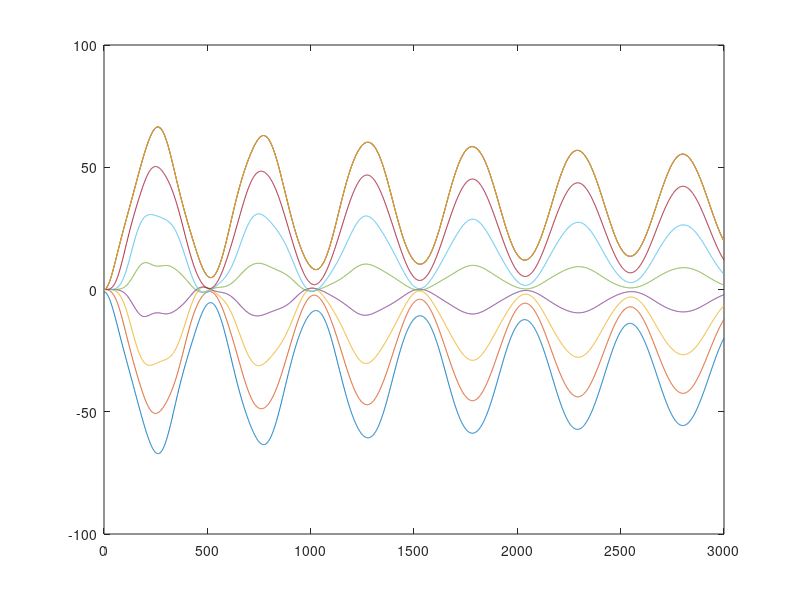
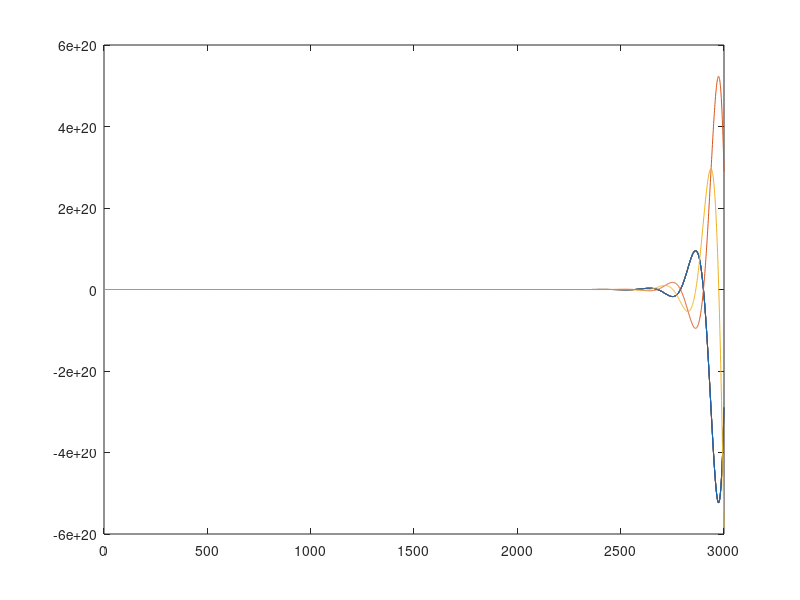

MATLAB code for these plots, in order:
% generalized expression in 2D
% three masses

clear all
close all

m = 2; % mass
h = 0.01; % step
g = 9.81; % gravitation
k = 20; % feather constant
b = 0.4; % damping constant
l = 10; % distance from equlibrium point

% Number of samples
N = 3000;

% Number of masses
Mx = 8;
My = 2;
Mtot = Mx + My;
 
x = zeros(N,Mtot,2); % allocate memory for position
v = zeros(N,Mtot,2); % allocate memory for velocity
% inital values
x(1,1,1) = -1;

% allocate memory for forces
Fk = zeros(Mtot,2);
Fb = zeros(Mtot,2);

% right is positive, up is positive
for n=2:N
    for hor = 1:Mx
        for ver = Mx+1:Mx+My
            % for all the horizontal masses
            % adding the forces from all directions acting on the mass
            if hor == 1
               Fk(hor,1) = k*((x(n-1,hor+1,1)-x(n-1,hor,1))-l);
               Fb(hor,1) = b*(v(n-1,hor+1,1)-v(n-1,hor,1));
               if ver == Mx+1
                   Fk(hor,2) = k*((x(n-1,ver+1,2) - x(n-1,ver,2))+l);
                   Fb(hor,2) = b*(v(n-1,ver+1,2) - v(n-1,ver,2));
               elseif ver == Mx+My
                   Fk(hor,2) = k*((x(n-1,ver-1,2)-x(n-1,ver,2))-l);
                   Fb(hor,2) = b*(v(n-1,ver-1,2)-v(n-1,ver,2));
               else
                   Fk(hor,2) = k*(x(n-1,ver+1,2)-x(n-1,ver,2)) + k*(x(n-1,ver-1,2) - x(n-1, ver,2));
                   Fb(hor,2) = b*(v(n-1,ver+1,2)-v(n-1,ver,2)) + b*(v(n-1,ver-1,2) - v(n-1, ver,2));
               end   
            elseif hor == Mx
               Fk(hor,1) = k*((x(n-1,hor-1,1)-x(n-1,hor,1))+l);
               Fb(hor,1) = b*(v(n-1,hor-1,1)-v(n-1,hor,1));
               if ver == Mx+1
                   Fk(hor,2) = k*((x(n-1,ver+1,2) - x(n-1,ver,2))+l);
                   Fb(hor,2) = b*(v(n-1,ver+1,2) - v(n-1,ver,2));
               elseif ver == Mx+My
                   Fk(hor,2) = k*((x(n-1,ver-1,2)-x(n-1,ver,2))-l);
                   Fb(hor,2) = b*(v(n-1,ver-1,2)-v(n-1,ver,2));
               else
                   Fk(hor,2) = k*(x(n-1,ver+1,2)-x(n-1,ver,2)) + k*(x(n-1,ver-1,2)-x(n-1,ver,2));
                   Fb(hor,2) = b*(v(n-1,ver+1,2)-v(n-1,ver,2)) + b*(v(n-1,ver-1,2)-v(n-1,ver,2));
               end   
            else
                Fk(hor,1) = k*(x(n-1,hor-1,1)-x(n-1,hor,1)) + k*(x(n-1,hor+1,1)-x(n-1,hor,1));
                Fb(hor,1) = b*(v(n-1,hor-1,1)-v(n-1,hor,1)) + b*(v(n-1,hor+1,1)-v(n-1,hor,1));
                if ver == Mx+1
                   Fk(hor,2) = k*((x(n-1, ver+1,2) - x(n-1, ver,2))+l);
                   Fb(hor,2) = b*(v(n-1, ver+1,2) - v(n-1, ver,2));
                elseif ver == Mx+My
                   Fk(hor,2) = k*((x(n-1,ver-1,2)-x(n-1,ver,2))-l);
                   Fb(hor,2) = b*(v(n-1,ver-1,2)-v(n-1,ver,2));
                else
                   Fk(hor,2) = k*(x(n-1,ver+1,2)-x(n-1,ver,2)) + k*(x(n-1,ver-1,2)-x(n-1, ver,2));
                   Fb(hor,2) = b*(v(n-1,ver+1,2)-v(n-1,ver,2)) + b*(v(n-1,ver-1,2) - v(n-1, ver,2));
               end  
            end
            % for all the vertical masses
            % adding the forces from all directions acting on the mass
            if ver == Mx+1
                Fk(ver,2) = k*((x(n-1,ver+1,2)-x(n-1,ver,2))+l);
                Fb(ver,2) = b*(v(n-1,ver+1,2)-v(n-1,ver,2));
                if hor == 1
                    Fk(ver,1) = k*((x(n-1,hor+1,1)-x(n-1,hor,1))-l);
                    Fb(ver,1) = b*(v(n-1, hor+1,1) - v(n-1,hor,1));
                elseif hor == Mx
                    Fk(ver,1) = k*((x(n-1,hor-1,1)-x(n-1,hor,1))+l);
                    Fb(ver,1) = b*(v(n-1,hor-1,1) - v(n-1,hor,1));
                else
                    Fk(ver,1) = k*(x(n-1,hor+1,1)-x(n-1,hor,1)) + k*(x(n-1,hor-1,1)-x(n-1,hor,1));
                    Fb(ver,1) = b*(v(n-1,hor+1,1)-v(n-1,hor,1)) + b*(v(n-1,hor-1,1)-v(n-1,hor,1));
                end
            elseif ver == My
                Fk(ver,2) = k*((x(n-1,ver-1,2)-x(n-1,ver,2))-l);
                Fb(ver,2) = b*(v(n-1,ver-1,2)-v(n-1,ver,2));
                if hor == 1
                    Fk(ver,1) = k*((x(n-1,hor+1,1)-x(n-1,hor,1))-l);
                    Fb(ver,1) = b*(v(n-1, hor+1,1) - v(n-1,hor,1));
                elseif hor == Mx
                    Fk(ver,1) = k*((x(n-1,hor-1,1)-x(n-1,hor,1))+l);
                    Fb(ver,1) = b*(v(n-1,hor-1,1) - v(n-1,hor,1));
                else
                    Fk(ver,1) = k*(x(n-1,hor+1,1)-x(n-1,hor,1)) + k*(x(n-1,hor-1,1)-x(n-1,hor,1));
                    Fb(ver,1) = b*(v(n-1,hor+1,1)-v(n-1,hor,1)) + b*(v(n-1,hor-1,1)-v(n-1,hor,1));
                end
            else
                Fk(ver,2) = k*(x(n-1,ver+1)-x(n-1,ver)) + k*(x(n-1,ver-1)-x(n-1,ver));
                Fb(ver,2) = b*(v(n-1,ver+1)-v(n-1,ver)) + b*(v(n-1,ver-1)-v(n-1,ver));
                if hor == 1
                    Fk(ver,1) = k*((x(n-1,hor+1,1)-x(n-1,hor,1))-l);
                    Fb(ver,1) = b*(v(n-1, hor+1,1) - v(n-1,hor,1));
                elseif hor == Mx
                    Fk(ver,1) = k*((x(n-1,hor-1,1)-x(n-1,hor,1))+l);
                    Fb(ver,1) = b*(v(n-1,hor-1,1) - v(n-1,hor,1));
                else
                    Fk(ver,1) = k*(x(n-1,hor+1,1)-x(n-1,hor,1)) + k*(x(n-1,hor-1,1)-x(n-1,hor,1));
                    Fb(ver,1) = b*(v(n-1,hor+1,1)-v(n-1,hor,1)) + b*(v(n-1,hor-1,1)-v(n-1,hor,1));               
                end  
            end
        end
    end
    for i = 1:Mtot
        % Euler explicit
        v(n,i,1) = v(n-1,i,1) + (Fk(i,1)+Fb(i,1))*h/m;
        v(n,i,2) = v(n-1,i,2) + (Fk(i,2)+Fb(i,2)-m*g)*h/m;
        x(n,i,1) = x(n-1,i,1) + v(n,i,1)*h;
        x(n,i,2) = x(n-1,i,2) + v(n,i,2)*h;
    end
end
  
figure(1)
plot(x(:,:,1));
figure(2)
plot(x(:,:,2));
